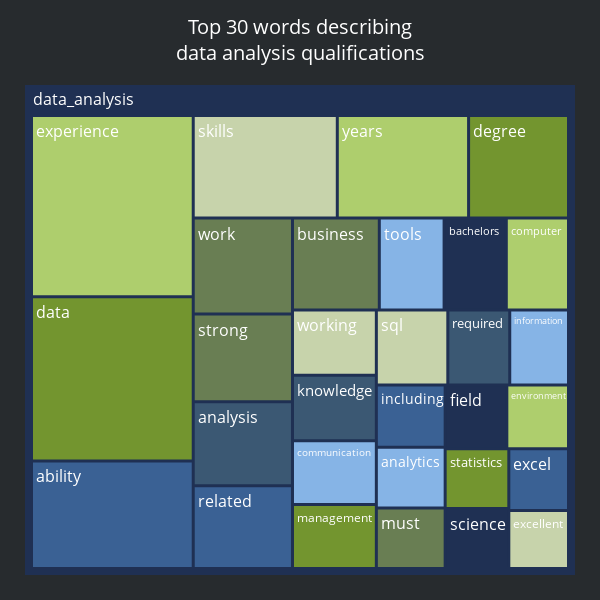

The notebook cell this image was saved under:
### Code cell
df_word_count_res = df_word_count_res.sort_values(['job_type', 'frequency'], ascending=[True, False])
df_word_count_res = df_word_count_res.groupby('job_type').head(30)
df_word_count_qual = df_word_count_qual.sort_values(['job_type', 'frequency'], ascending=[True, False])
df_word_count_qual = df_word_count_qual.groupby('job_type').head(30)

df_word_count_qual_da = df_word_count_qual[df_word_count_qual['job_type']=='data_analysis']
df_word_count_qual_ds = df_word_count_qual[df_word_count_qual['job_type']=='data_science']
df_word_count_qual_ml = df_word_count_qual[df_word_count_qual['job_type']=='machine_learning']

import plotly.express as px

# Define a custom color scale
custom_colors = ['#86B4E6','#73952F','#C7D3AB','#AECE6D','#3A6194','#697E53','#1F3053','#3B5873' ]

# create the treemap figure with custom hover text and color scale
fig = px.treemap(df_word_count_qual_da, path=['job_type', 'word'], values='frequency', color='word',
                 color_discrete_sequence=custom_colors,
                 hover_data={'frequency': ':f'},
                 )

# remove the treemap borders
fig.update_traces(
    go.Treemap(
        marker=dict(line=dict(width=0))
    )
)
fig.update_traces(textfont=dict(color='white'))
fig.update_traces(hovertemplate='<b>%{label}</b><br>Frequency:%{customdata[0]:.0f}')

# customize the font and size of the title and labels
fig.update_layout(title={'text': "Top 30 words describing<br>data analysis qualifications", 'font': {'size': 24}},
                  font={'size': 18})

# customize the margins
fig.update_layout(
    title={
        'x': 0.50,
        'y': 0.96,
        'xanchor': 'center',
        'yanchor': 'top',
        'pad': {'r': 10, 't': 10,},
        'font': {'size': 20}
    },
    width=600,
    height=600,
    margin=dict(t=85, l=25, r=25, b=25),
    plot_bgcolor = "#272b2e",
    paper_bgcolor = "#272b2e",
    font=dict(size = 16, color = 'white')
) 


# show the figure
fig.show()
fig.write_html('../images/tree_map1.html')

### Figure 1 — Plotly figure (JSON) as saved in the notebook; plotly's stock layout.template omitted (floating-point values rounded to 4 significant figures)
{"data": [{"branchvalues": "total", "customdata": [[35, "analytics"], [86, "degree"], [124, "skills"], [246, "experience"], [31, "excel"], [35, "must"], [33, "field"], [70, "analysis"], [45, "communication"], [32, "statistics"], [46, "working"], [113, "years"], [146, "ability"], [73, "strong"], [32, "science"], [39, "required"], [37, "information"], [45, "management"], [45, "sql"], [33, "environment"], [69, "related"], [80, "work"], [48, "bachelors"], [46, "knowledge"], [50, "tools"], [223, "data"], [29, "excellent"], [48, "computer"], [36, "including"], [67, "business"], [2042, "(?)"]], "domain": {"x": [0, 1], "y": [0, 1]}, "hovertemplate": "<b>%{label}</b><br>Frequency:%{customdata[0]:.0f}", "ids": ["data_analysis/analytics", "data_analysis/degree", "data_analysis/skills", "data_analysis/experience", "data_analysis/excel", "data_analysis/must", "data_analysis/field", "data_analysis/analysis", "data_analysis/communication", "data_analysis/statistics", "data_analysis/working", "data_analysis/years", "data_analysis/ability", "data_analysis/strong", "data_analysis/science", "data_analysis/required", "data_analysis/information", "data_analysis/management", "data_analysis/sql", "data_analysis/environment", "data_analysis/related", "data_analysis/work", "data_analysis/bachelors", "data_analysis/knowledge", "data_analysis/tools", "data_analysis/data", "data_analysis/excellent", "data_analysis/computer", "data_analysis/including", "data_analysis/business", "data_analysis"], "labels": ["analytics", "degree", "skills", "experience", "excel", "must", "field", "analysis", "communication", "statistics", "working", "years", "ability", "strong", "science", "required", "information", "management", "sql", "environment", "related", "work", "bachelors", "knowledge", "tools", "data", "excellent", "computer", "including", "business", "data_analysis"], "marker": {"colors": ["#86B4E6", "#73952F", "#C7D3AB", "#AECE6D", "#3A6194", "#697E53", "#1F3053", "#3B5873", "#86B4E6", "#73952F", "#C7D3AB", "#AECE6D", "#3A6194", "#697E53", "#1F3053", "#3B5873", "#86B4E6", "#73952F", "#C7D3AB", "#AECE6D", "#3A6194", "#697E53", "#1F3053", "#3B5873", "#86B4E6", "#73952F", "#C7D3AB", "#AECE6D", "#3A6194", "#697E53", "#1F3053"], "line": {"width": 0}}, "name": "", "parents": ["data_analysis", "data_analysis", "data_analysis", "data_analysis", "data_analysis", "data_analysis", "data_analysis", "data_analysis", "data_analysis", "data_analysis", "data_analysis", "data_analysis", "data_analysis", "data_analysis", "data_analysis", "data_analysis", "data_analysis", "data_analysis", "data_analysis", "data_analysis", "data_analysis", "data_analysis", "data_analysis", "data_analysis", "data_analysis", "data_analysis", "data_analysis", "data_analysis", "data_analysis", "data_analysis", ""], "textfont": {"color": "white"}, "type": "treemap", "values": [35, 86, 124, 246, 31, 35, 33, 70, 45, 32, 46, 113, 146, 73, 32, 39, 37, 45, 45, 33, 69, 80, 48, 46, 50, 223, 29, 48, 36, 67, 2042]}], "layout": {"font": {"color": "white", "size": 16}, "height": 600, "legend": {"tracegroupgap": 0}, "margin": {"b": 25, "l": 25, "r": 25, "t": 85}, "paper_bgcolor": "#272b2e", "plot_bgcolor": "#272b2e", "title": {"font": {"size": 20}, "pad": {"r": 10, "t": 10}, "text": "Top 30 words describing<br>data analysis qualifications", "x": 0.5, "xanchor": "center", "y": 0.96, "yanchor": "top"}, "treemapcolorway": ["#86B4E6", "#73952F", "#C7D3AB", "#AECE6D", "#3A6194", "#697E53", "#1F3053", "#3B5873"], "width": 600}}
